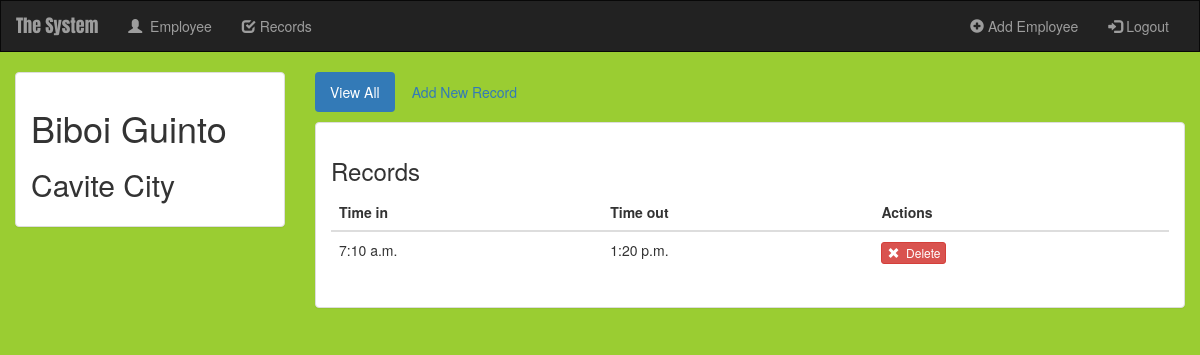
Page /employee/6/ (signed in) on the committed database.
### Home/models.py (models this page shows, shortened)
class Employee(models.Model):
    user = models.ForeignKey(User, default=1, on_delete=models.CASCADE,)
    employee_no = models.IntegerField()
    first_name = models.CharField(max_length=250)
    last_name = models.CharField(max_length=250)
    address = models.CharField(max_length=250)
    is_choose = models.BooleanField(default =False)
    ROLE_TYPE_CHOICES = (
        (1, 'Professor'),
        (2, 'Dean'),
        (3, 'VPAA'),
        (4, 'admin'),
    )
    user_type = models.PositiveSmallIntegerField(null=True, choices=ROLE_TYPE_CHOICES)

class Check(models.Model):
    employee= models.ForeignKey(Employee, on_delete=models.CASCADE)
    time_in = models.TimeField()
    time_out = models.TimeField()
    is_choose = models.BooleanField(default =False)

### Home/views.py (the view)
# urls.py: path('<int:employee_id>/', views.details, name='details'),
def details(request, employee_id):
    if not request.user.is_authenticated:
        return render(request, 'Home/login.html')
    else:
        user = request.user
        employee = get_object_or_404(Employee, pk=employee_id)
        return render(request, 'Home/details.html', {'employee': employee, 'user': user})

### Home/templates/Home/details.html (shortened to what this page needs)
{% extends 'Home/base.html' %}
{% block body %}
<div class="container-fluid check-container">
    <div class="row">
        <div class="col-sm-4 col-md-3">
            <div class="panel panel-default">
                <div class="panel-body">
                    <h1>{{ employee.first_name }} {{employee.last_name}}</h1>
                    <h2>{{ employee.address }}</h2>
                </div>
            </div>
        </div>
        <div class="col-sm-8 col-md-9">
            <ul class="nav nav-pills" style="margin-bottom: 10px;">
                <li role="presentation" class="active"><a href="{% url 'home:details' employee.id %}">View All</a></li>
                <li role="presentation"><a href="{% url 'home:create_check' employee.id %}">Add New Record</a></li>
            </ul>
            <div class="panel panel-default">
                <div class="panel-body">
                    <h3>Records</h3>
                    <table class="table">
                        <thead>
                        <tr>
                            <th>Time in</th>
                            <th>Time out</th>
                            <th>Actions</th>
                        </tr>
                        </thead>
                        <tbody>
                        {% for check in employee.check_set.all %}
                            <tr>
                                <td>{{ check.time_in }}</td>
                                <td>{{ check.time_out }}</td>
                                <td>
                                    <form action="{% url 'home:delete_check' employee.id check.id %}" method="post" style="display: inline;">
                                        <button type="submit" class="btn btn-danger btn-xs">
                                            <span class="glyphicon glyphicon-remove"></span>&nbsp; Delete
                                        </button>
                                    </form>
                                </td>
                            </tr>
                        {% endfor %}
                        </tbody>
                    </table>
                </div>
            </div>
        </div>
    </div>
</div>
{% endblock %}

### Home/static/Home/style.css (style rules this page uses)
body { background: white url("images/green.jpg"); }

### rows in the picture
Employee: first_name "Biboi", last_name "Guinto", address "Cavite City"
Check: time_in "7:10 a.m.", time_out "1:20 p.m."
